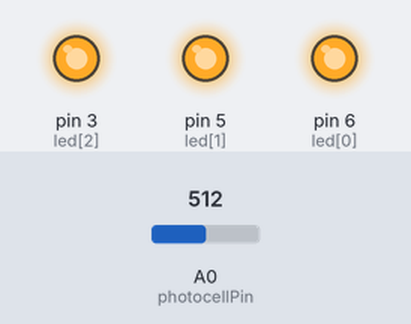
Bench run of a sketch on a simulated Arduino Uno, built with avr-gcc and run on an emulated ATmega328P. On the bench: output pins drawn as LEDs (lit = HIGH). The inputs (shaded band) are chosen by the test bench; at power-on: A0 (photocellPin) = 512. Random numbers use the default seed unless the sketch sets one.

Above: at 1.2 s.
1.3 s: A0 (photocellPin) set to 10
4.3 s: A0 (photocellPin) set to 7
At 8.5 s:
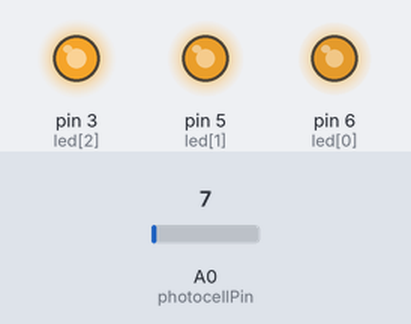
Timing chart, 0 to 19.2 s (numbered marks = the images above; inputs shaded):
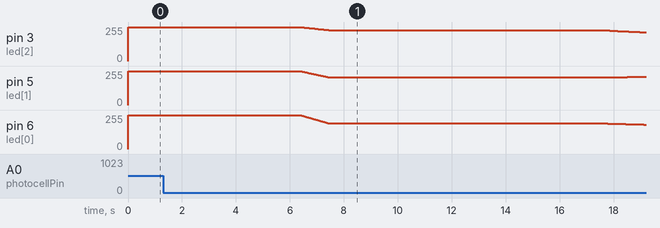

Measured:
- the behaviour switches between 9 and 8 on A0 (photocellPin) (found by bisection; images 0 and 1)
- after the input at 1.3 s, every drawn part: stays the same
- after the input at 4.3 s, pin 3 (led[2]): moves from 255/255 to 215/255 over 12.8 s, starting after 2.1 s; pin 6 (led[0]): moves from 255/255 to 183/255 over 12.7 s, starting after 2.1 s

The sketch:

automatedNightLight.ino
```cpp
//Initialize led pins
int led[] = {6,5,3};

//Other config options see https://github.com/asteroidice/automatedNightLight/ for detailed info on what they do.
const int photocellPin = 0;
const int timeDim = 1200;
const int timeOn = 1800;
const int ledOff = 255;     //Led full of pwm value.
const int ledOn = 175;        //led full pwm brightness.
const int ledSwitch = 8;    //photo sensor reading for toggling the led on/off state
const int ledBuffer = 13;    //photo sensor sensitivity when light is on. (this will hopefully reduce repeated on/off toggle.)

//Don Touch it!!!
//These values are global variables becuase they need to be referenced later.
//they are set to ledOff so RGB led's are off.
int ledStates[] = {
  ledOff,ledOff,ledOff};
//More global variables
int currentLedSwitch = ledSwitch;
int time = 0;
int mainDelay = 1000;
char mode = 'a';
int prevAnalogRead;
int timeDelays[] = {2,3,4, 8, 16 , 32};

void setup() {
  //initialize serialOutput
  //Serial.begin(9600);
  //Initialize those output ports.
  for(int i = 0; i < (sizeof(led)/sizeof(int)); i++) {
    pinMode(led[i],OUTPUT);
    analogWrite(led[i],ledOff);//Turn off all RGB led pins
  }
  //Get random brightness and use it as the seed.
  randomSeed(analogRead(0));
}

//set all the led's to the inputed value
void writeAll(int pwm){
  writeAll(pwm,pwm,pwm);
}
void writeAll(int r, int g, int b) {
  analogWrite(led[0],r);
  ledStates[0] = r;
  analogWrite(led[1],g);
  ledStates[1] = g;
  analogWrite(led[2],b);
  ledStates[2] = b;
}

//Transistion from current to inputed values
void fadeTo(int red, int green, int blue,int transitionTime) {
  //Want 20 fps
  float spf = 1.0/((float)transitionTime*9.0);
  //int time = transitionTime / (transitionTime*20); //Get time percycle in microseconds.
  float change[] = {
    red - ledStates[0],green - ledStates[1],blue - ledStates[2]  }; //Difference in all the values.
  //Run transition
  for(float i=0; i <= 1.00;) {
    i += spf;
    //Set all Led to the right value
    for(int j=0; j < 3; j++){
      analogWrite(led[j], i*change[j] + (float)ledStates[j]);
    }
  }
  ledStates[0] = red;
  ledStates[1] = green;
  ledStates[2] = blue;
}

void lightOn() {
  //Serial.print("LightOn();");
  mode = 'o';
  //Turn light on for X minutes and then fade it to dark then turn off light and goto sleep mode (all the while checking if the lights came back on)
  if(ledStates[0] != ledOff || ledStates[1] != ledOff || ledStates[2] != ledOff) { //if light is on
    time++;
    if(time >= timeDim){
      mode = 'n';
      fadeTo(220,240,255,3000);
      return;
    }
    if(time % 10 == 0)
      changeLed(true);
  }else {
    changeLed();
    currentLedSwitch = ledBuffer;
  }

}

void changeLed(){
  changeLed(false);
}

void changeLed(boolean slow) {
  int ranLed[3];
  if((int)(random(0,4) + .5) == 0){
    //25% of time.
    for (int i = 0; i < 3; i ++){
      ranLed[i] = (int)(random(ledOn,ledOff) + .5);
    }
  }else{
    //75% of time.
    while(true){
      for (int i = 0; i < 3; i ++){
        ranLed[i] = (ledOff-ledOn)*(int)(random(0,2)) + ledOn;
      }
      if(ranLed[0] != ledOff || ranLed[1] != ledOff || ranLed[2] != ledOff)
        break;
    }
  }
  if(slow)
    fadeTo(ranLed[0],ranLed[1],ranLed[2],3000);
  else
    fadeTo(ranLed[0],ranLed[1],ranLed[2],1000);
}

void nap() {
  //Serial.print("nap();");
  time++;
  if(time >= timeOn){
    mode = 's';
    fadeTo(ledOff,ledOff,ledOff,3000);
    mainDelay = 10000;
  }
}

void randomPattern() {
  //Serial.println("randomPattern();");
  int randWait = 1000/timeDelays[(int)(random(0,4)+.5)];
  int count = 7;
  int ranLed[3];
  while(count > 0) {
    //Configure led array
    if((int)(random(0,4) + .5) == 0){
      //25% of time.
      for (int i = 0; i < 3; i ++){
        ranLed[i] = (int)(random(ledOn,ledOff) + .5);
      }
    }else{
      //75% of time.
      while(true){
        for (int i = 0; i < 3; i ++){
          ranLed[i] = (ledOff-ledOn)*(int)(random(0,2)) + ledOn;
        }
        if(ranLed[0] != ledOff || ranLed[1] != ledOff || ranLed[2] != ledOff)
          break;
      }
    }
    fadeTo(ranLed[0],ranLed[1],ranLed[2],100);

    delay(randWait*.75);
    //run atleast 4 times then there exists a probability of exiting.
    if(count < (int)(random(0,5)+.5))
      break;
    count--;
  }
  //reset
  fadeTo(ledOff,ledOff,ledOff,250);
}
void reset() {
  fadeTo(ledOff,ledOff,ledOff,1000);
  mode = 'a';
  mainDelay = 1000;
  currentLedSwitch = ledSwitch;
  time = 0;
  prevAnalogRead = analogRead(photocellPin);
}
void loop() {
  int a = analogRead(photocellPin);
  if(currentLedSwitch < a){
    reset();
  }
  switch(mode) {
    case 'a'://awake check if lights go off
      if(currentLedSwitch >= a){
        lightOn();
      }else{
        //add some fun on abiance changes
        if(abs(a-prevAnalogRead) > 5)
          randomPattern();
      }
      prevAnalogRead = a;
      break;
    case 'o'://light is on run light on.
      lightOn();
      break;
    case 'n':
      nap();
      break;
    case 's':
      //sleep mode
      delay(10000);
      break;
    default:
      mode = 'n';
      fadeTo(220,240,255,3000);
      break;
  }
  //Serial.print(mode);
  //Serial.print(", ");
  //Serial.print(a);
  //Serial.print(", ");
  //Serial.print(prevAnalogRead);
  //Serial.print(", ");
  //Serial.println(time);
  delay(mainDelay);
}
```
